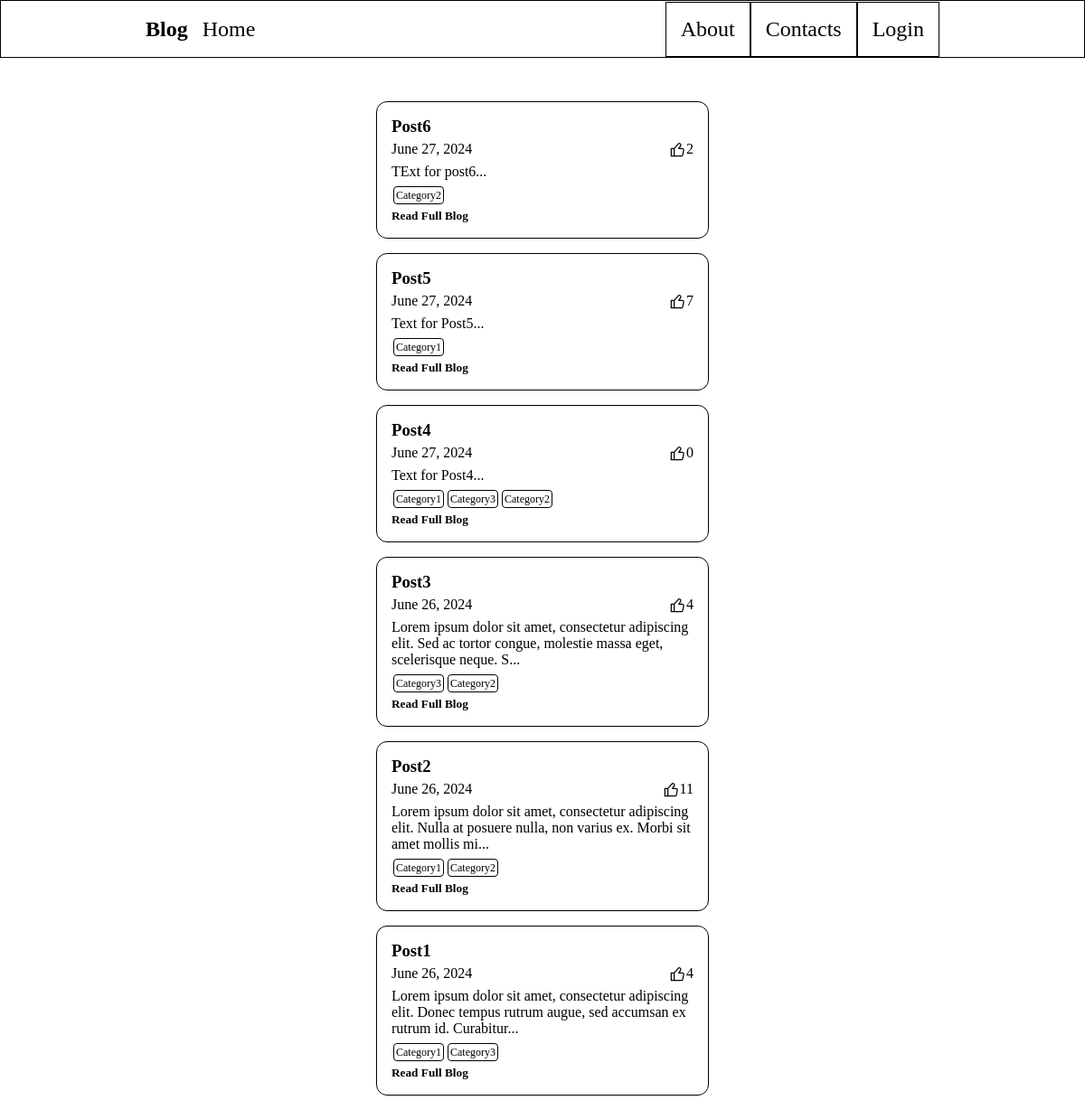
The page / on the database its author committed.
### app/models.py (models this page shows)
class Post(models.Model):
    title = models.CharField(max_length=255)
    body = models.TextField()
    created_on = models.DateTimeField(auto_now_add=True)
    last_modified = models.DateTimeField(auto_now=True)
    categories = models.ManyToManyField("Category", related_name="posts")
    likes = models.IntegerField(default=0, null=True)

class Category(models.Model):
    name = models.CharField(max_length=30)
    class Meta:
        verbose_name_plural = "categories"

### app/views.py (the view)
# urls.py: path("", views.blog_posts, name="posts"),
def blog_posts(request):
    posts = Post.objects.all().order_by("-created_on")
    context = {
        "posts": posts,
    }
    return render(request, "base.html", context)

### templates/base.html (shortened to what this page needs)
{% extends "index.html" %}
{% load static %}
{% block css %}
  <link href="{% static "base.css" %}" rel="stylesheet">
{% endblock %}
{% block page_content %}
  {% block posts %}
    {% for post in posts %}
      <div class="postcard">
        <h3 class="postcard__title">{{ post.title }}</h3>
        <div class="postcard__stats">
          <div class="postcard__date">{{ post.created_on.date }}</div>
          <div class="postcard__likes">
            <img class="postcard__likes-icon" src="{% static "like.svg" %}" alt="like">
            <span class="postcard__likes-count">{{ post.likes }}</span>
          </div>
        </div>
        <div class="postcard__body">
          <p>{{ post.body | slice:":120" }}...</p>
        </div>
        <div class="postcard__categories">
          {% for category in post.categories.all %}
            <div class="postcard__category">
              <a class="postcard__category-name"
                 href="{% url 'app:blog_category' category.name %}">{{ category.name }}</a>
            </div>
          {% endfor %}
        </div>
        <div class="postcard__detail">
          <h5>
            <a href="{% url 'app:blog_detail' post.pk %}">Read Full Blog</a>
          </h5>
        </div>
      </div>
    {% endfor %}
  {% endblock posts %}
{% endblock page_content %}

### templates/index.html (shortened to what this page needs)
{% load static %}
<!DOCTYPE html>
<html lang="en">
  <head>
    <link href="{% static "style.css" %}" rel="stylesheet">
    {% block css %}{% endblock %}
  </head>
  <body>
    <nav class="navbar">
      <div class="navbar__left">
        <h2 class="navbar__name">Blog</h2>
        <div class="navbar__menu">
          <a href="{% url "app:posts" %}">Home</a>
        </div>
      </div>
      <div class="navbar__right">
        <div class="navbar__menu">
          <a href="{% url "app:blog_about" %}">About</a>
        </div>
        <div class="navbar__menu">
          <a href="{% url "app:blog_contacts" %}">Contacts</a>
        </div>
        {% if not user.is_authenticated %}
          <div class="navbar__menu">
            <a href="{% url "app:login" %}">Login</a>
          </div>
        {% endif %}
      </div>
    </nav>
    <div class="container">
      <div class="container-width">
        <header class="title">
        </header>
        <main>
          {% block page_content %}{% endblock %}
        </main>
      </div>
    </div>
  </body>
</html>

### static/style.css (style rules this page uses)
* { padding: 0; margin: 0; box-sizing: border-box; }
a { color: black; text-decoration: none; }
.container { display: flex; flex-direction: column; align-items: center; }
.navbar { display: flex; position: fixed; left: 0; top: 0; width: 100%; align-items: center; justify-content: space-between; background-color: white; padding: 0 10rem; height: 64px; border: 1px solid black; z-index: 10000; }
.navbar__left, .navbar__right { display: flex; }
.navbar__name { padding: 1rem 0; }
.navbar__menu { padding: 1rem; font-size: 24px; }
.navbar__right .navbar__menu { border: 1px solid black; transition: background 0.5s; }
.title { display: flex; justify-content: center; padding: 1rem 0; margin-top: 64px; }

### static/base.css (style rules this page uses)
.container-width { width: 400px; }
.postcard { display: flex; flex-direction: column; border: 1px solid black; border-radius: 0.75rem; margin: 1rem; padding: 1rem; transition: all 0.8s; }
.postcard__stats { display: flex; flex-direction: row; justify-content: space-between; margin-top: 5px; margin-bottom: 5px; }
.postcard__likes { display: flex; justify-content: center; }
.postcard__likes-icon { width: 20px; }
.postcard__categories { display: flex; flex-direction: row; margin-top: 5px; margin-bottom: 5px; }
.postcard__category { margin: 0.125rem; }
.postcard__category-name { border: 1px solid black; border-radius: 0.25rem; padding: 0.125rem; font-size: 12px; color: black; }

### rows shown on the page
Post: title "Post6", created_on "June 27, 2024", likes "2", body "TExt for post6"
Category: name "Category2"
Post: title "Post5", created_on "June 27, 2024", likes "7", body "Text for Post5"
Category: name "Category1"
Post: title "Post4", created_on "June 27, 2024", likes "0", body "Text for Post4"
Category: name "Category3"
Post: title "Post3", created_on "June 26, 2024", likes "4", body "Lorem ipsum dolor sit amet, consectetur adipiscing elit. Sed ac tortor congue, molestie massa eget, scelerisque neque. S"
Post: title "Post2", created_on "June 26, 2024", likes "11", body "Lorem ipsum dolor sit amet, consectetur adipiscing elit. Nulla at posuere nulla, non varius ex. Morbi sit amet mollis mi"
Post: title "Post1", created_on "June 26, 2024", likes "4", body "Lorem ipsum dolor sit amet, consectetur adipiscing elit. Donec tempus rutrum augue, sed accumsan ex rutrum id. Curabitur"
